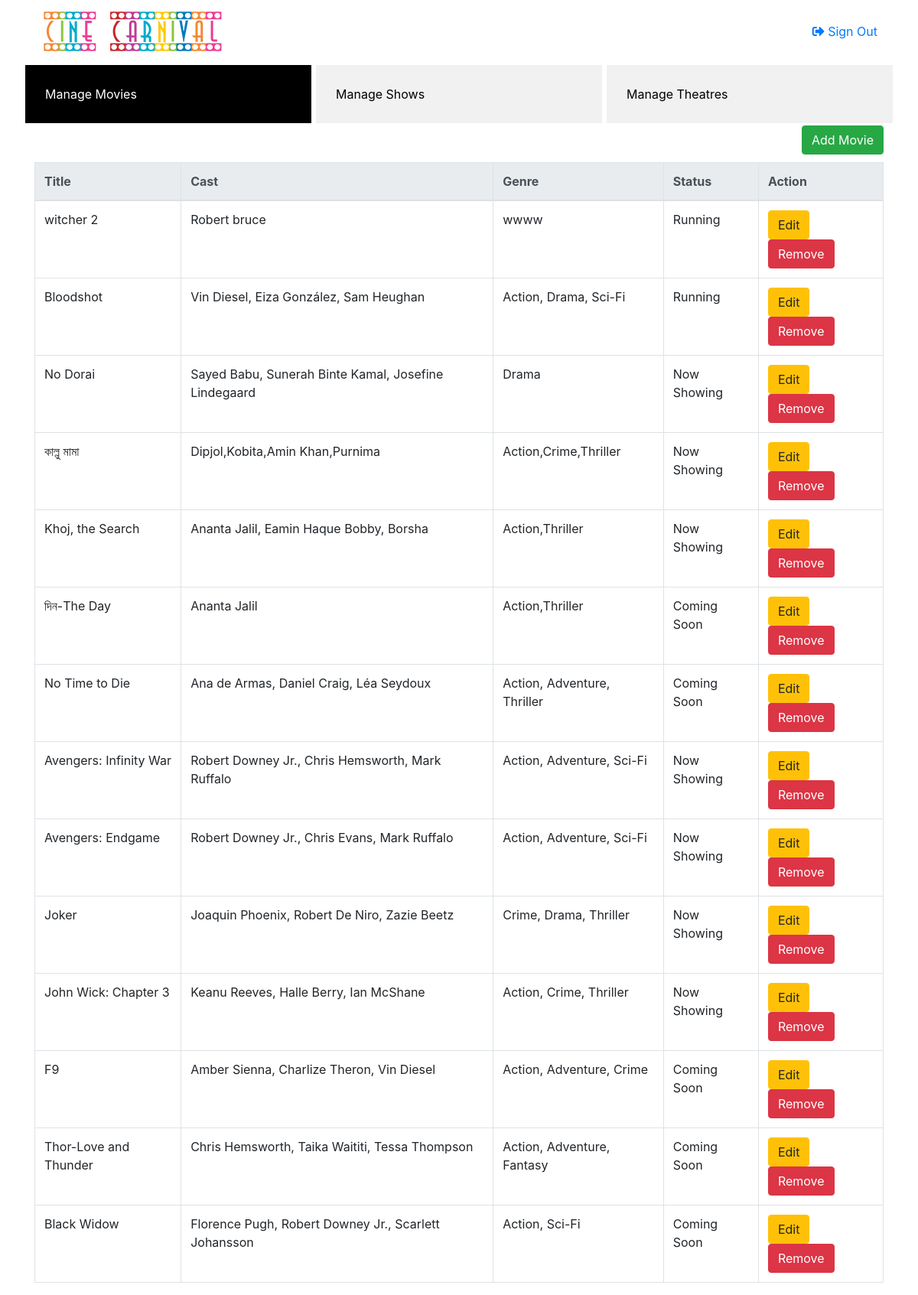
The page /Dash/movie/index.php on the database its author committed.
### tables this page shows
CREATE TABLE `movie` (
  `mv_id` int(11) NOT NULL,
  `name` varchar(50) NOT NULL,
  `cast` varchar(150) NOT NULL,
  `director` varchar(30) NOT NULL,
  `release_date` date NOT NULL,
  `genre` varchar(50) NOT NULL,
  `trailer_link` varchar(300) DEFAULT 'No trailer currently',
  `cover_pic` longblob NOT NULL,
  `runtime` time NOT NULL,
  `plot` varchar(1500) DEFAULT 'No plot currently...',
  `language` varchar(10) DEFAULT 'English',
  `format` varchar(2) DEFAULT '2D',
  `status` varchar(20) NOT NULL
);

### Dash/movie/index.php (the view, shortened to what this page needs)
<!DOCTYPE html>
<html lang="en">
	<head>
		<link rel="stylesheet" href="https://maxcdn.bootstrapcdn.com/bootstrap/4.4.1/css/bootstrap.min.css">
		<link rel="stylesheet" type="text/css" href="style.css">
		<link rel="stylesheet" href="https://cdnjs.cloudflare.com/ajax/libs/font-awesome/5.13.0/css/all.min.css">
	</head>
<body>
<header>
	<div class="d-flex flex-row flex-nowrap sm-flex-wrap  header-section container">
		<div class="p-2 mr-2">
			<a href="#"><img src="CineCarnival.png" alt="No Image..."></a>
		</div>
		<div class="p-2 align-self-center d-sm-none d-md-block d-none d-sm-block mr-0 pr-0">
		</div>
		<div class="p-2 align-self-center  mr-auto d-sm-none d-md-block d-none d-sm-block ml-0 pl-0">
		</div>
		<div class="p-2 align-self-center header-anchor">
		</div>
		<div class="p-2 align-self-center">
			<a href="..\..\SignInPage.php" style="text-decoration: none;"><i class="fas fa-sign-out-alt"></i>  Sign Out</a>
		</div>
	</div>
</header>
	<div class="container">
		<div class="row">
			<div class="col-lg-4 sidebar p-0">
			<a class="active" href="index.php">Manage Movies</a>
			</div>
			<div class="col-lg-4 sidebar p-0">
			<a href="..\show/index.php">Manage Shows</a>
			</div>
			<div class="col-lg-4 sidebar p-0">
			<a href="..\theatre/index.php">Manage Theatres</a>
			</div>
		</div>
	</div>
	<div class="container">
		<button type="button" class="btn btn-success" style="float: right;" data-toggle="modal" data-target="#form_modal"> Add Movie</button>
		<br /><br />
		<table class="table table-bordered">
			<thead class="thead-light">
				<tr>
					<th>Title</th>
					<th>Cast</th>
					<th>Genre</th>
					<th>Status</th>
					<th>Action</th>
				</tr>
			</thead>
			<tbody style="background-color:#fff;">
				<?php
					require 'conn.php';
					$query = mysqli_query($conn, "SELECT * FROM `movie` ORDER BY mv_id DESC") or die(mysqli_error());
					while($fetch = mysqli_fetch_array($query)){
				?>
				<tr>
					<td><?php echo $fetch['name']?></td>
					<td><?php echo $fetch['cast']?></td>
					<td><?php echo $fetch['genre']?></td>
					<td><?php echo $fetch['status']?></td>
					<td><button class="btn btn-warning" data-toggle="modal" type="button" data-target="#update_modal<?php echo $fetch['mv_id']?>">Edit</button>
					<a href="delete.php?delete=<?php echo $fetch['mv_id']; ?>" class="btn btn-danger">
                        Remove
                    </a>
					</td>
				</tr>
				<?php
					include 'update_movie.php';
					}
				?>
</body>
</html>

### Dash/movie/update_movie.php (shortened to what this page needs)
<!doctype html>
<html lang="en">
  <head>
    <link rel="stylesheet" href="https://stackpath.bootstrapcdn.com/bootstrap/4.3.1/css/bootstrap.min.css">
  </head>
  <body>
</div>
  </body>
</html>

### Dash/movie/style.css (style rules this page uses)
.sidebar { background-color: #f1f1f1; }
.sidebar a { display: block; color: black; padding: 26px; text-decoration: none; border-style: solid; border-width: 3px; border-color: white; }
.sidebar a.active { background-color: black; color: white; }

### rows shown on the page
movie: name "witcher 2", cast "Robert bruce", genre "wwww", status "Running"
movie: name "Bloodshot", cast "Vin Diesel, Eiza González, Sam Heughan", genre "Action, Drama, Sci-Fi", status "Running"
movie: name "No Dorai", cast "Sayed Babu, Sunerah Binte Kamal, Josefine Lindegaard", genre "Drama", status "Now Showing"
movie: name "কাল্লু মামা", cast "Dipjol,Kobita,Amin Khan,Purnima", genre "Action,Crime,Thriller", status "Now Showing"
movie: name "Khoj, the Search", cast "Ananta Jalil, Eamin Haque Bobby, Borsha", genre "Action,Thriller", status "Now Showing"
movie: name "দিন-The Day", cast "Ananta Jalil", genre "Action,Thriller", status "Coming Soon"
movie: name "No Time to Die", cast "Ana de Armas, Daniel Craig, Léa Seydoux", genre "Action, Adventure, Thriller", status "Coming Soon"
movie: name "Avengers: Infinity War", cast "Robert Downey Jr., Chris Hemsworth, Mark Ruffalo", genre "Action, Adventure, Sci-Fi", status "Now Showing"
movie: name "Avengers: Endgame", cast "Robert Downey Jr., Chris Evans, Mark Ruffalo", genre "Action, Adventure, Sci-Fi", status "Now Showing"
movie: name "Joker", cast "Joaquin Phoenix, Robert De Niro, Zazie Beetz", genre "Crime, Drama, Thriller", status "Now Showing"
movie: name "John Wick: Chapter 3", cast "Keanu Reeves, Halle Berry, Ian McShane", genre "Action, Crime, Thriller", status "Now Showing"
movie: name "F9", cast "Amber Sienna, Charlize Theron, Vin Diesel", genre "Action, Adventure, Crime", status "Coming Soon"
movie: name "Thor-Love and Thunder", cast "Chris Hemsworth, Taika Waititi, Tessa Thompson", genre "Action, Adventure, Fantasy", status "Coming Soon"
movie: name "Black Widow", cast "Florence Pugh, Robert Downey Jr., Scarlett Johansson", genre "Action, Sci-Fi", status "Coming Soon"
